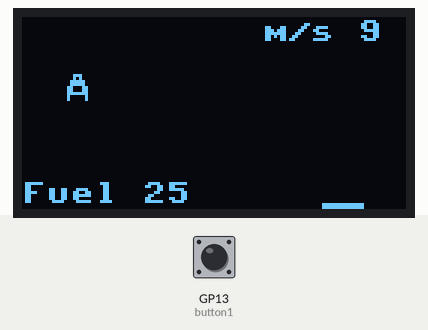
Simulated run of this program. Board: Raspberry Pi Pico running MicroPython. On the bench: 128×64 one-colour display. Inputs (shaded band) come from the test bench; at power-on: GP13 (button1) HIGH. Library files of the repository ran but are not shown: sh1106.py. At 15.9 s the program stops and its outputs stay as they are.

Above: at 3.2 s.
3.3 s: GP13 (button1) pulled LOW for 1 s
At 3.45 s:
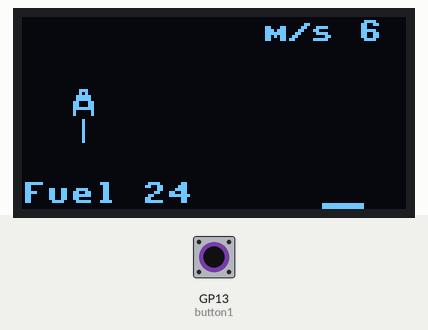
7.3 s: GP13 (button1) pulled LOW for 1 s
At 7.43 s:
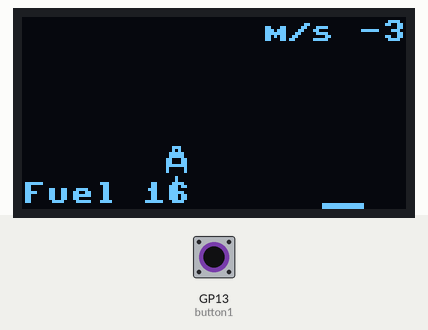
11.3 s: GP13 (button1) pulled LOW for 1 s
At 11.41 s:
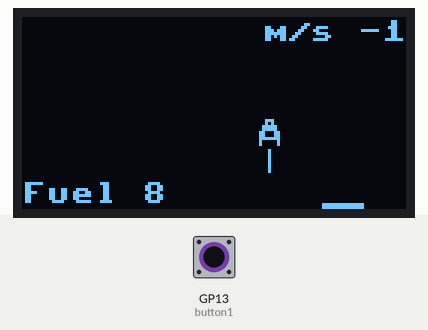
13.8 s: GP13 (button1) pulled LOW for 0.15 s
At 15.2 s:
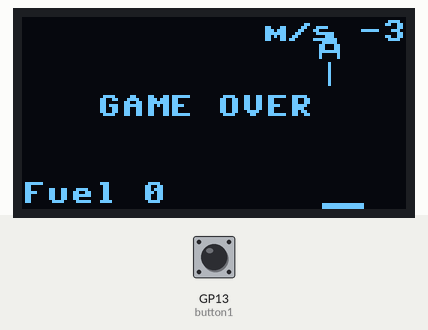

Measured:
- after the input at 13.8 s, the display: changes after 0.12 s (image 4)

The program:

PicoLunarModule.py
```python
# Game "Lunar Module" by Kuba & Stepan
# Source code from https://github.com/Hellmole/Raspberry-pi-pico-games.git

from machine import Pin, I2C, PWM
from sh1106 import SH1106_I2C
import time
import random

def pico_lunar_module_main():
    # OLED Screen connected to GP14 (SDA) and GP15 (SCL)
    i2c = I2C(1, sda = Pin(14), scl = Pin(15), freq = 400000)
    oled = SH1106_I2C(128, 64, i2c,rotate=180)

    oled.fill(0)
    oled.text("Lunar Module", 5, 6)
    oled.text("By Kuba", 30, 23)
    oled.text("&", 55, 35)
    oled.text("Stepan", 35, 47)
    oled.rect(0, 0, 128, 20 , 1)
    oled.show()
    time.sleep(2)

    level = 1
    x_pos = 2
    direction = 0
    ran = 1
    direction2 = 1
    direction3 = 1
    x_pos2 = 2
    y_pos2 = 2
    gravity= 1
    fuel = 25
    fire = 0

    button1 = Pin(13, Pin.IN, Pin.PULL_UP)
    button2 = Pin(12, Pin.IN, Pin.PULL_UP)

    shift = 0

    while True:

        if not button1.value() or not button2:
            # button 1 or 2 pressed => fire thruster
            fire = 1
            gravity = gravity - 5
            fuel = fuel - 1

        oled.fill(0)
        oled.text("Fuel " + str(fuel), 0, 55)
        oled.text("m/s " + str(gravity), 80, 1)


        # Lunar modul

        oled.rect(6 + x_pos2, 3 + y_pos2, 5, 5, 1)
        oled.vline(5 + x_pos2, 5 + y_pos2, 5, 1)
        oled.vline(11 + x_pos2, 5 + y_pos2, 5, 1)
        oled.rect(7 + x_pos2, 1 + y_pos2, 3, 4 , 1)

        # landing area
        oled.rect(100, 62, 14, 2, 1)

        if fire == 1:
            oled.vline(8 + x_pos2, 11 + y_pos2, 8, 1)
            fire = 0

        x_pos2 = x_pos2 + ran
        y_pos2 = y_pos2 + direction3
        y_pos2 = y_pos2 +  1 + gravity // 10
        gravity = gravity + 1

        if x_pos2 > 90 and x_pos2 < 110 and y_pos2 >=  56 and gravity < 4:
            oled.text("Landing OK!", 25, 20)
            level = level + 1
            oled.text("Level " + str(level), 25, 30)
            oled.show()
            time.sleep(2)
            x_pos = 2
            direction = 0
            gravity = 1
            ran = ran + 1
            direction2 = 1
            direction3 = 1
            x_pos2 = 2
            y_pos2 = 2
            fuel = 25

        elif y_pos2 >=  56 or fuel < 1:
            oled.text("GAME OVER", 25, 26)
            oled.show()
            time.sleep(2)
            return


        oled.show()

        time.sleep(0.1)

if __name__ == "__main__":
    pico_lunar_module_main()
```
